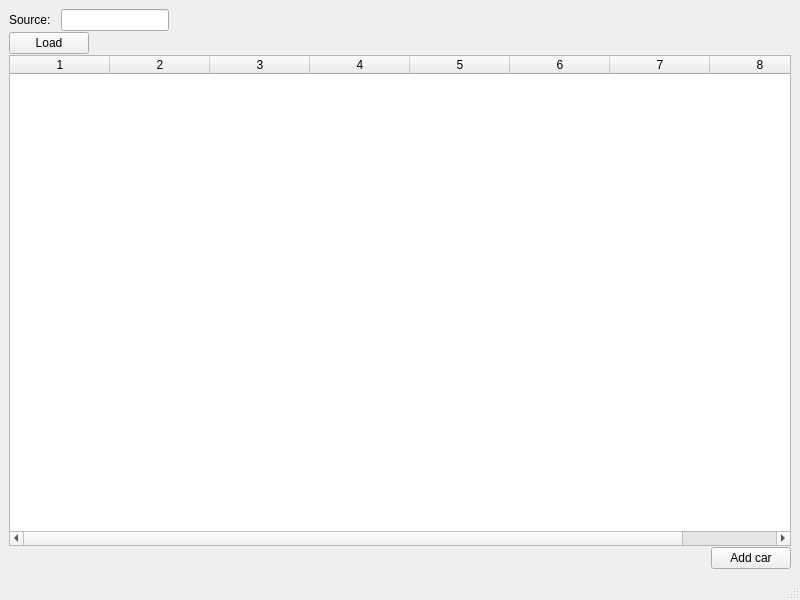
<?xml version="1.0" encoding="UTF-8"?>
<ui version="4.0">
 <class>MainWindow</class>
 <widget class="QMainWindow" name="MainWindow">
  <property name="geometry">
   <rect>
    <x>0</x>
    <y>0</y>
    <width>800</width>
    <height>600</height>
   </rect>
  </property>
  <property name="windowTitle">
   <string>MainWindow</string>
  </property>
  <widget class="QWidget" name="centralwidget">
   <layout class="QVBoxLayout" name="verticalLayout">
    <property name="spacing">
     <number>1</number>
    </property>
    <item>
     <layout class="QHBoxLayout" name="sourceFileLayout" stretch="0,0,1">
      <property name="spacing">
       <number>10</number>
      </property>
      <item>
       <widget class="QLabel" name="label">
        <property name="text">
         <string>Source:</string>
        </property>
       </widget>
      </item>
      <item>
       <widget class="QLineEdit" name="sourceText">
        <property name="text">
         <string/>
        </property>
       </widget>
      </item>
      <item>
       <spacer name="horizontalSpacer_2">
        <property name="orientation">
         <enum>Qt::Horizontal</enum>
        </property>
        <property name="sizeHint" stdset="0">
         <size>
          <width>40</width>
          <height>20</height>
         </size>
        </property>
       </spacer>
      </item>
     </layout>
    </item>
    <item>
     <layout class="QHBoxLayout" name="horizontalLayout" stretch="0,5">
      <item>
       <widget class="QPushButton" name="PushButton">
        <property name="text">
         <string>Load</string>
        </property>
       </widget>
      </item>
      <item>
       <spacer name="horizontalSpacer">
        <property name="orientation">
         <enum>Qt::Horizontal</enum>
        </property>
        <property name="sizeHint" stdset="0">
         <size>
          <width>40</width>
          <height>20</height>
         </size>
        </property>
       </spacer>
      </item>
     </layout>
    </item>
    <item>
     <widget class="QTableWidget" name="tableWidget">
      <property name="sizePolicy">
       <sizepolicy hsizetype="Expanding" vsizetype="Expanding">
        <horstretch>0</horstretch>
        <verstretch>0</verstretch>
       </sizepolicy>
      </property>
      <property name="autoFillBackground">
       <bool>true</bool>
      </property>
      <property name="editTriggers">
       <set>QAbstractItemView::NoEditTriggers</set>
      </property>
      <property name="sortingEnabled">
       <bool>true</bool>
      </property>
      <property name="columnCount">
       <number>8</number>
      </property>
      <attribute name="verticalHeaderVisible">
       <bool>false</bool>
      </attribute>
      <column/>
      <column/>
      <column/>
      <column/>
      <column/>
      <column/>
      <column/>
      <column/>
     </widget>
    </item>
    <item>
     <layout class="QHBoxLayout" name="horizontalLayout_2">
      <item>
       <spacer name="horizontalSpacer_3">
        <property name="orientation">
         <enum>Qt::Horizontal</enum>
        </property>
        <property name="sizeHint" stdset="0">
         <size>
          <width>40</width>
          <height>20</height>
         </size>
        </property>
       </spacer>
      </item>
      <item>
       <widget class="QPushButton" name="AddButton">
        <property name="text">
         <string>Add car</string>
        </property>
       </widget>
      </item>
     </layout>
    </item>
   </layout>
  </widget>
  <widget class="QMenuBar" name="menubar">
   <property name="geometry">
    <rect>
     <x>0</x>
     <y>0</y>
     <width>800</width>
     <height>26</height>
    </rect>
   </property>
  </widget>
  <widget class="QStatusBar" name="statusbar"/>
 </widget>
 <resources/>
 <connections/>
</ui>
